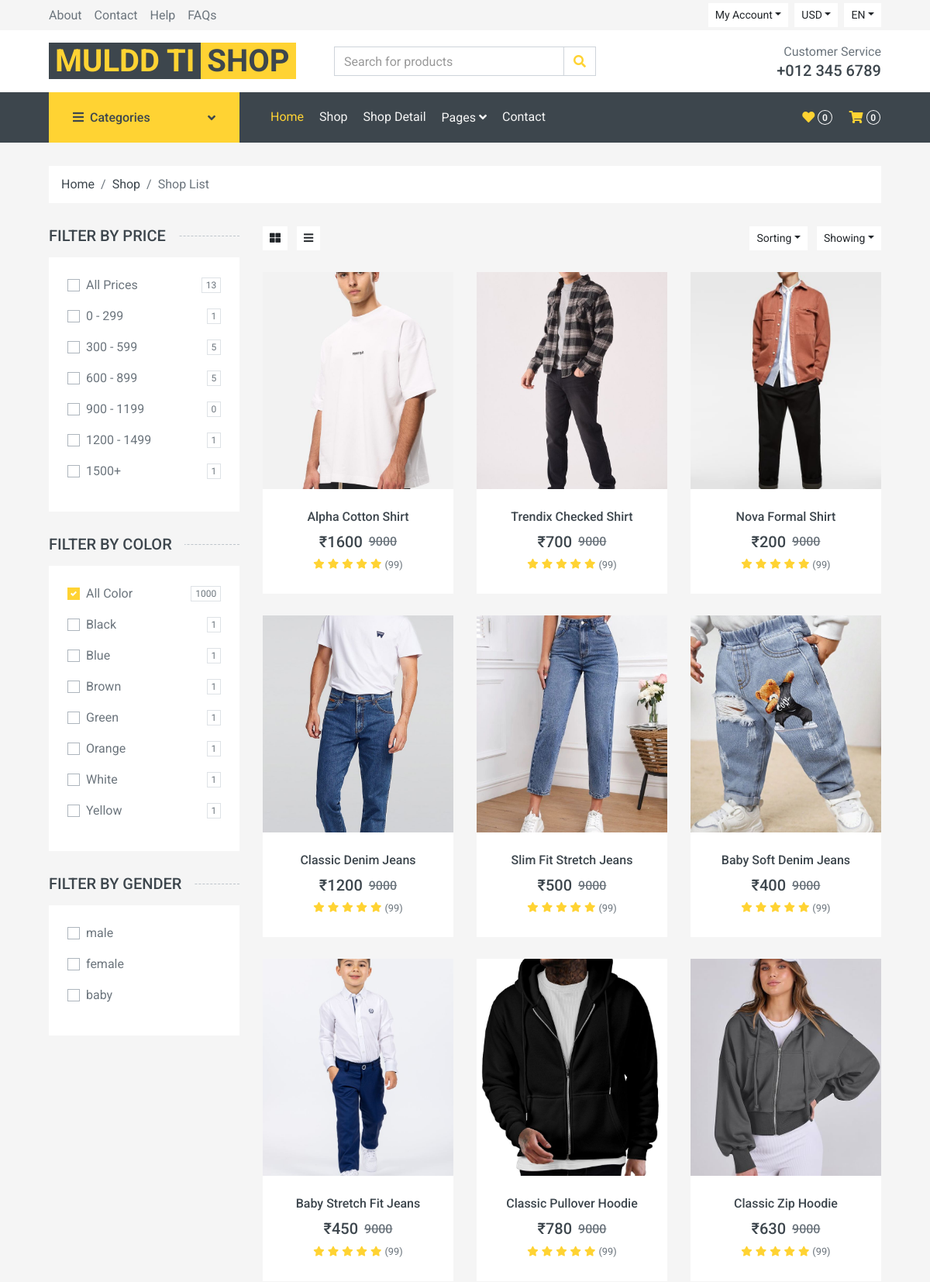
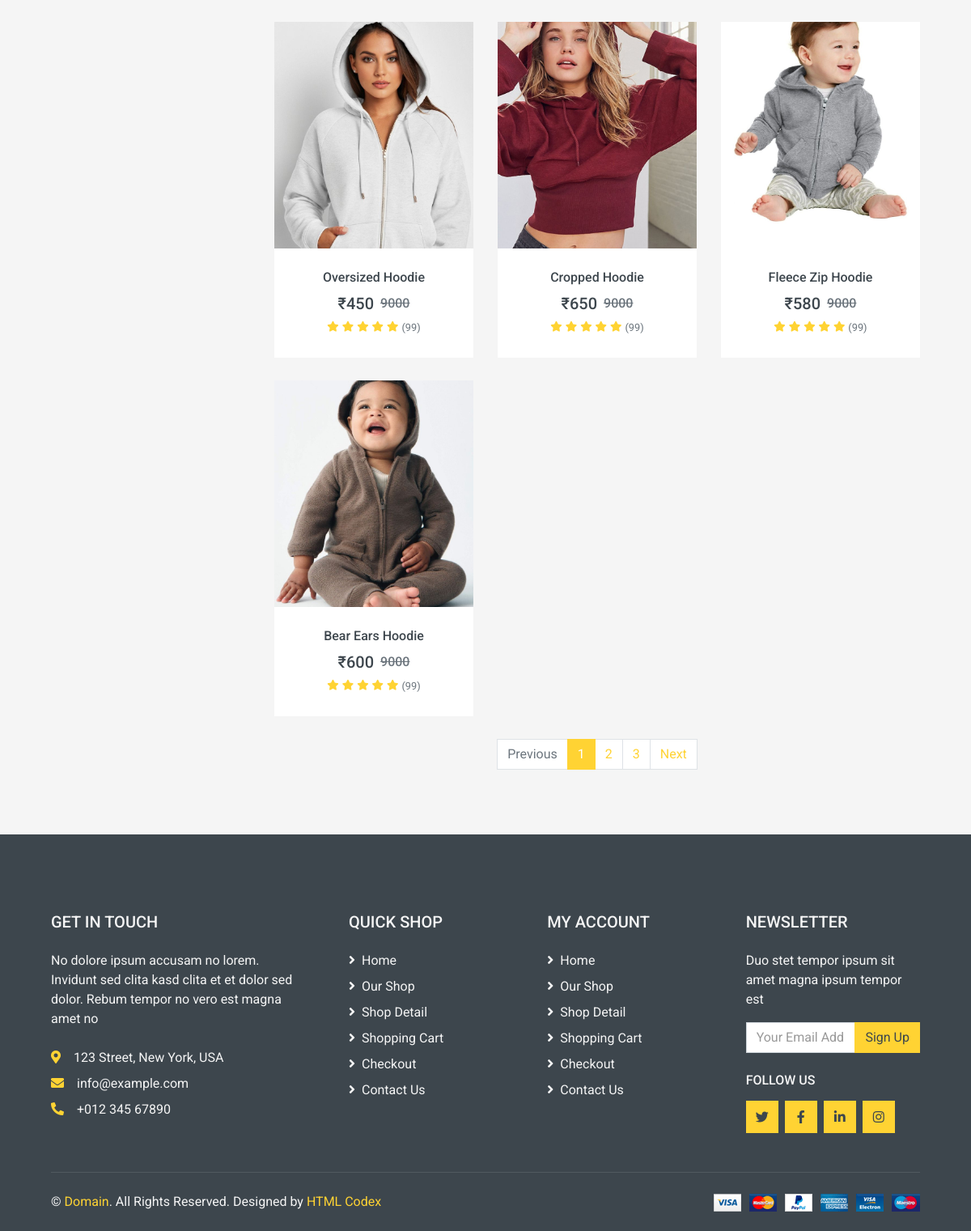
Screenshot of /User/shop.php with the database file from the repository (2 pictures, top to bottom).
### tables this page shows
CREATE TABLE `product` (
  `product_id` int(11) NOT NULL,
  `name` varchar(250) NOT NULL,
  `description` varchar(250) NOT NULL,
  `image` varchar(255) NOT NULL,
  `price` int(250) NOT NULL,
  `additional_description` longtext NOT NULL,
  `gender` enum('male','female','baby') NOT NULL,
  `cat_id` int(11) NOT NULL COMMENT '1="shirts"',
  `color_id` int(11) DEFAULT NULL
);

### User/shop.php (the view, shortened to what this page needs)
<?php
include_once 'includes/header.php';
include_once 'includes/topbar.php';
include_once 'includes/navbar.php';
?>
<div class="container-fluid">
    <div class="row px-xl-5">
        <div class="col-12">
            <nav class="breadcrumb bg-light mb-30">
                <a class="breadcrumb-item text-dark" href="#">Home</a>
                <a class="breadcrumb-item text-dark" href="#">Shop</a>
                <span class="breadcrumb-item active">Shop List</span>
            </nav>
        </div>
    </div>
</div>
<div class="container-fluid">
    <div class="row px-xl-5">
        <?php include_once 'includes/shop_sidebar.php' ?>
        <div class="col-lg-9 col-md-8">
            <div class="row pb-3">
                <div class="col-12 pb-1">
                    <div class="d-flex align-items-center justify-content-between mb-4">
                        <div>
                            <button class="btn btn-sm btn-light"><i class="fa fa-th-large"></i></button>
                            <button class="btn btn-sm btn-light ml-2"><i class="fa fa-bars"></i></button>
                        </div>
                        <div class="ml-2">
                            <div class="btn-group">
                                <button type="button" class="btn btn-sm btn-light dropdown-toggle" data-toggle="dropdown">Sorting</button>
                            </div>
                            <div class="btn-group ml-2">
                                <button type="button" class="btn btn-sm btn-light dropdown-toggle" data-toggle="dropdown">Showing</button>
                            </div>
                        </div>
                    </div>
                </div>
                <div class="container">
                    <div class="row">
                        <?php
                        $category_select = "select * from product";
                        $result_select = mysqli_query($con_query, $category_select);
                        if (mysqli_num_rows($result_select) > 0) {
                            while ($data = mysqli_fetch_assoc($result_select)) {
                        ?>
                                <div class="col-lg-4 col-md-6 col-sm-12 pb-1">
                                    <div class="product-item bg-light mb-4">
                                        <div class="product-img position-relative overflow-hidden">
                                            <img class="img-fluid w-100" style="max-height: 280px; object-fit: cover;" src="../Admin/assets/img/product/<?php echo $data['image']; ?>" alt="">
                                            <div class="product-action">
                                            </div>
                                        </div>
                                        <div class="text-center py-4">
                                            <a class="h6 text-decoration-none text-truncate" href=""><?php echo $data['name']; ?></a>
                                            <div class="d-flex align-items-center justify-content-center mt-2">
                                                <h5><?php echo "₹" . $data['price']; ?></h5>
                                                <h6 class="text-muted ml-2"><del>9000</del></h6>
                                            </div>
                                            <div class="d-flex align-items-center justify-content-center mb-1">
                                                <small class="fa fa-star text-primary mr-1"></small>
                                                <small class="fa fa-star text-primary mr-1"></small>
                                                <small class="fa fa-star text-primary mr-1"></small>
                                                <small class="fa fa-star text-primary mr-1"></small>
                                                <small class="fa fa-star text-primary mr-1"></small>
                                                <small>(99)</small>
                                            </div>
                                        </div>
                                    </div>
                                </div>
                        <?php
                            }
                        } else {
                            echo "No records available";
                        }
                        ?>
                    </div>
                </div>
                <div class="col-12">
                    <nav>
                        <ul class="pagination justify-content-center">
                            <li class="page-item disabled"><a class="page-link" href="#">Previous</span></a></li>
                            <li class="page-item active"><a class="page-link" href="#">1</a></li>
                            <li class="page-item"><a class="page-link" href="#">2</a></li>
                            <li class="page-item"><a class="page-link" href="#">3</a></li>
                            <li class="page-item"><a class="page-link" href="#">Next</a></li>
                        </ul>
                    </nav>
                </div>
            </div>
        </div>
    </div>
</div>
<?php
include_once 'includes/footer.php';
?>

### rows the page displays
product: image (picture), name "Alpha Cotton Shirt", price "1600"
product: image (picture), name "Trendix Checked Shirt", price "700"
product: image (picture), name "Nova Formal Shirt", price "200"
product: image (picture), name "Classic Denim Jeans", price "1200"
product: image (picture), name "Slim Fit Stretch Jeans", price "500"
product: image (picture), name "Baby Soft Denim Jeans", price "400"
product: image (picture), name "Baby Stretch Fit Jeans", price "450"
product: image (picture), name "Classic Pullover Hoodie", price "780"
product: image (picture), name "Classic Zip Hoodie", price "630"
product: image (picture), name "Oversized Hoodie", price "450"
product: image (picture), name "Cropped Hoodie", price "650"
product: image (picture), name "Fleece Zip Hoodie", price "580"
product: image (picture), name "Bear Ears Hoodie", price "600"

### other values shown
$count "13"
$range_label "0 - 299"
$count "1"
$range_label "300 - 599"
$count "5"
$range_label "600 - 899"
$range_label "900 - 1199"
$count "0"
$range_label "1200 - 1499"
$range_label "1500+"
$color_name "Black"
$color_count "1"
$color_name "Blue"
$color_name "Brown"
$color_name "Green"
